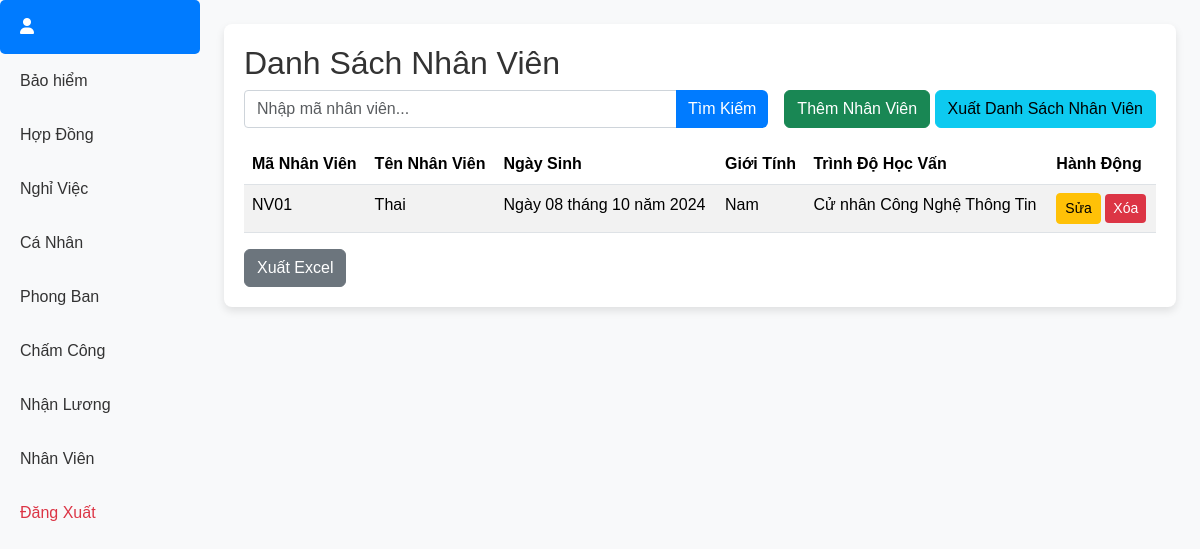
/employee/, run on the app's committed database.
### hr/models.py (models this page shows, shortened)
class NhanVien(models.Model):
    GIOI_TINH_CHOICES = [
        (0, 'Nữ'),
        (1, 'Nam'),
    ]
    ma_nhan_vien = models.CharField(max_length=30, primary_key=True)
    mat_khau = models.CharField(max_length=100)
    ho_ten = models.CharField(max_length=50)
    ngay_sinh = models.DateField()
    que_quan = models.CharField(max_length=100)
    hinh_anh = models.ImageField(upload_to='hinh_anh_nhan_vien/', blank=True, null=True)
    gioi_tinh = models.IntegerField(choices=GIOI_TINH_CHOICES)
    dan_toc = models.CharField(max_length=10)
    sdt_nhan_vien = models.CharField(max_length=11)
    ma_chuc_vu_nv = models.ForeignKey('ChucVuNhanVien', on_delete=models.CASCADE)
    trang_thai = models.BooleanField()
    ma_phong_ban = models.ForeignKey(PhongBan, on_delete=models.CASCADE)
    ma_hop_dong = models.ForeignKey('HopDong', on_delete=models.CASCADE)
    ma_chuyen_nganh = models.ForeignKey(ChuyenNganh, on_delete=models.CASCADE)
    ma_trinh_do_hoc_van = models.ForeignKey('TrinhDoHocVan', on_delete=models.CASCADE)
    cmdn = models.CharField(max_length=50)

class TrinhDoHocVan(models.Model):
    ma_trinh_do_hoc_van = models.CharField(max_length=30, primary_key=True)
    ten_trinh_do = models.TextField()
    he_so_bac = models.FloatField()

### hr/views.py (the view)
# urls.py: path('employee/', employee, name='employee'),
def employee(request):
    if request.method == 'GET':
        ma_nhan_vien = request.GET.get('ma_nhan_vien')
        chuc_vu_nhan_vien = ChucVuNhanVien.objects.filter(ten_chuc_vu="Nhân viên").first()
        if chuc_vu_nhan_vien:
            if ma_nhan_vien:
                employees = NhanVien.objects.filter(
                    ma_nhan_vien=ma_nhan_vien,
                    ma_chuc_vu_nv=chuc_vu_nhan_vien
                )
            else:
                employees = NhanVien.objects.filter(ma_chuc_vu_nv=chuc_vu_nhan_vien)
        else:
            employees = NhanVien.objects.none()
        return render(request, 'employee.html', {'employees': employees})

### hr/templates/employee.html (shortened to what this page needs)
{% extends 'home.html' %}
{% block content %}
<div class="container mt-4">
    <h2>Danh Sách Nhân Viên</h2>
    <div class="mb-3 d-flex justify-content-between align-items-center">
        <form method="GET" action="{% url 'employee' %}" class="flex-grow-1">
            <div class="input-group">
                <input type="text" name="ma_nhan_vien" class="form-control" placeholder="Nhập mã nhân viên..." aria-label="Nhập mã nhân viên">
                <button class="btn btn-primary" type="submit">Tìm Kiếm</button>
            </div>
        </form>
        <div class="ms-3">
            <a href="{% url 'add_nhanvien' %}" class="btn btn-success">Thêm Nhân Viên</a>
            <a href="{% url 'employee' %}" class="btn btn-info">Xuất Danh Sách Nhân Viên</a>
        </div>
    </div>
    <table class="table table-striped">
        <thead>
            <tr>
                <th>Mã Nhân Viên</th>
                <th>Tên Nhân Viên</th>
                <th>Ngày Sinh</th>
                <th>Giới Tính</th>
                <th>Trình Độ Học Vấn</th>
                <th>Hành Động</th>
            </tr>
        </thead>
        <tbody>
            {% if employees %}
                {% for employee in employees %}
                <tr>
                    <td>{{ employee.ma_nhan_vien }}</td>
                    <td>{{ employee.ho_ten }}</td>
                    <td>{{ employee.ngay_sinh }}</td>
                    <td>{{ employee.get_gioi_tinh_display }}</td>
                    <td>{{ employee.ma_trinh_do_hoc_van.ten_trinh_do }}</td>
                    <td>
                        <a href="{% url 'edit_nhanvien' employee.ma_nhan_vien %}" class="btn btn-warning btn-sm">Sửa</a>
                        <a href="{% url 'delete_nhanvien' employee.ma_nhan_vien %}" class="btn btn-danger btn-sm" onclick="return confirm('Bạn có chắc chắn muốn xóa nhân viên này?');">Xóa</a>
                    </td>
                </tr>
                {% endfor %}
            {% else %}
                <tr>
                    <td colspan="6" class="text-center">Không tìm thấy nhân viên nào.</td>
                </tr>
            {% endif %}
        </tbody>
    </table>
    <a href="{% url 'export_employees' %}" class="btn btn-secondary">Xuất Excel</a>
</div>
{% endblock %}

### hr/static/css/styles.css (style rules this page uses)
body { font-family: 'Arial', sans-serif; margin: 0; padding: 0; }

### hr/static/main.css (style rules this page uses)
body { background-image: url('/static/hr/background.jpg'); background-size: cover; background-position: center; height: 100vh; margin: 0; padding: 0; }
.container { background-color: rgba(255, 255, 255, 0.8); padding: 30px; border-radius: 10px; box-shadow: 0 4px 8px rgba(0, 0, 0, 0.2); }
h2, h1 { color: #333; }
.form-control { border-radius: 5px; }
.btn-primary { background-color: #007bff; border: none; }
.btn-danger { background-color: #dc3545; border: none; }
body { background-color: #f8f9fa; font-family: Arial, sans-serif; }
.container { background-color: #ffffff; border-radius: 8px; box-shadow: 0 4px 8px rgba(0, 0, 0, 0.1); padding: 20px; }
.form-control { border: 1px solid #ced4da; border-radius: 4px; }

### data on the page
NhanVien: ma_nhan_vien "NV01", ho_ten "Thai", ngay_sinh "Ngày 08 tháng 10 năm 2024", gioi_tinh "Nam", ma_trinh_do_hoc_van.ten_trinh_do "Cử nhân Công Nghệ Thông Tin"
